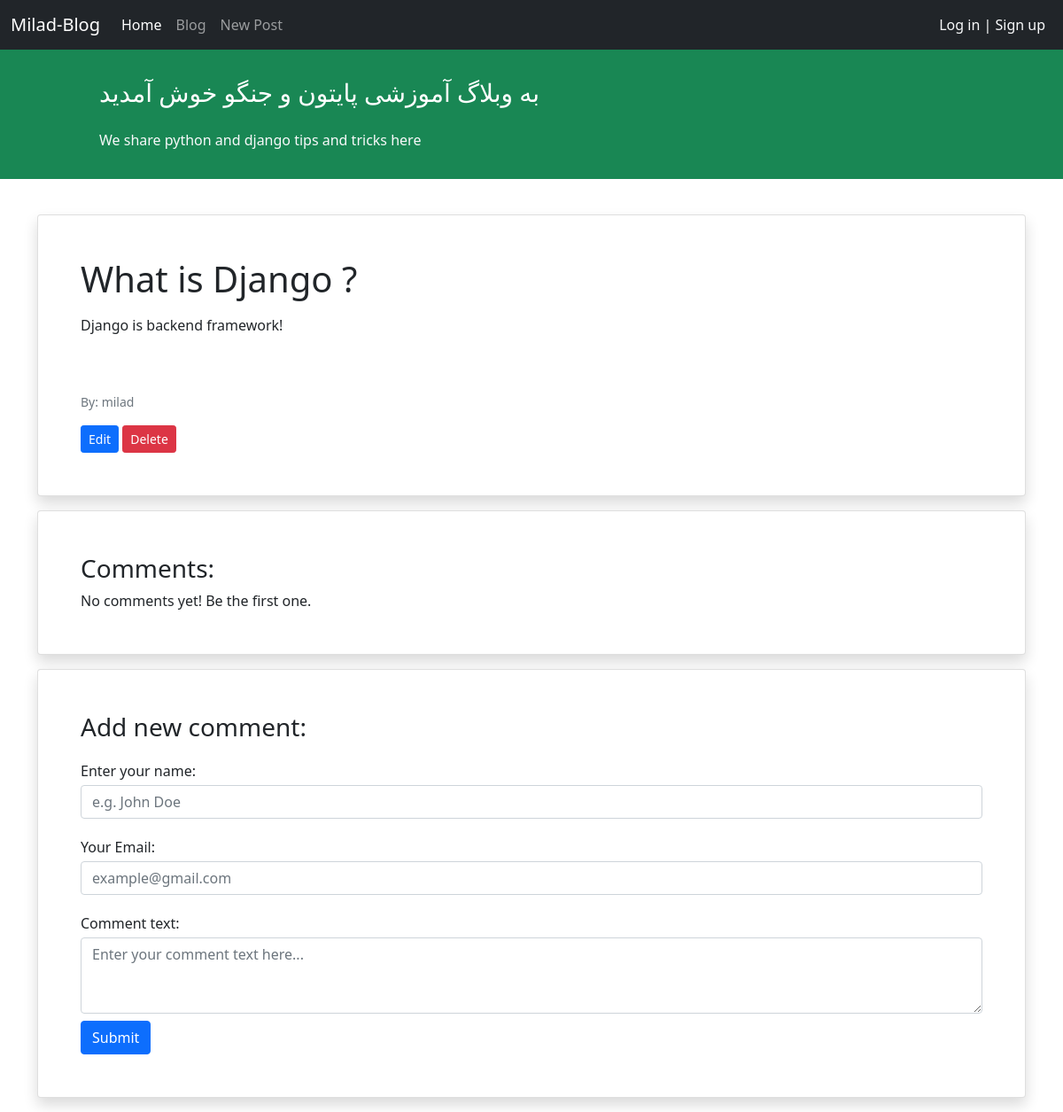
Page /blog/11/ on the committed database.
### blog/models.py (models this page shows, shortened)
class Post(models.Model):
    STATUS_CHOICES = (('pub', 'Published'), ('drf', 'Draft'),)
    title = models.CharField(max_length=100)
    text = models.TextField()
    author = models.ForeignKey('auth.User', on_delete=models.CASCADE)
    datetime_created = models.DateTimeField(auto_now_add=True)
    datetime_modified = models.DateTimeField(auto_now=True)
    status = models.CharField(choices=STATUS_CHOICES, max_length=3)

### blog/views.py (the view)
# urls.py: path('<int:pk>/', views.PostDetailView.as_view(), name="posts_detail"),
class PostDetailView(generic.DetailView):
    model = Post
    template_name = 'blog/post_detail.html'
    context_object_name = 'post'

### blog/templates/blog/post_detail.html (shortened to what this page needs)
{% extends '_base.html' %}
{% block content %}
    <div class="container mt-4">
        <div class="row">
            <div class="col-12">
                <div class="card shadow my-3 p-5">
                    <h1>{{ post.title }}</h1>
                    <p class="mt-2">{{ post.text }}</p>
                    <div>
                    <p class="small text-muted mt-5">By: {{ post.author }}</p>
                        <a href="{% url 'post_update' post.id %}" class="btn btn-primary btn-sm">Edit</a>
                        <a href="{% url 'post_delete' post.id %}" class="btn btn-danger btn-sm">Delete</a>
                    </div>
                </div>
                <div class="card shadow my-3 p-5">
                    <h3>Comments:</h3>
                    No comments yet! Be the first one.
                </div>
                <div class="card shadow my-3 p-5">
                    <h3>Add new comment:</h3>
                    <form method="POST">
                        <div class="form-group py-2">
                            <label class="py-1" for="author_name">Enter your name:</label>
                            <input type="text" class="form-control" placeholder="e.g. John Doe" name="author_name">
                        </div>
                        <div class="form-group py-2">
                            <label class="py-1" for="email">Your Email:</label>
                            <input type="email" class="form-control" placeholder="example@gmail.com" name="email">
                        </div>
                        <div class="form-group py-2">
                            <label class="py-1" for="comment_text">Comment text:</label>
                            <textarea class="form-control" name="text" rows="3"
                                      placeholder="Enter your comment text here..."></textarea>
                        </div>
                        <button type="submit" class="btn btn-primary">Submit</button>
                    </form>
                </div>
            </div>
        </div>
    </div>
{% endblock content %}

### rows in the picture
Post: title "What is Django ?", text "Django is backend framework!", author "milad"
